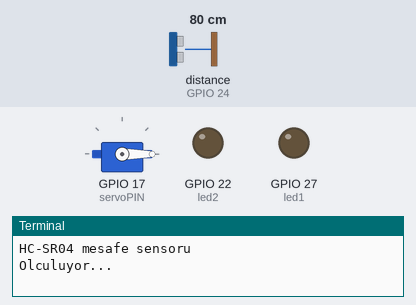
The program below on a simulated Raspberry Pi (BCM pin numbers). On the bench: servo, output pins drawn as LEDs (lit = HIGH), the last lines printed to the terminal. The test bench sets the inputs (shaded band); at power-on: distance to the obstacle (sensor on GPIO 24) 80 cm. The echo pulse lasts 58.3 µs per cm; servo angles are drawn from the pulse width (0.5 ms = 0°, 2.5 ms = 180°); the clock reads 2024-03-15 10:24:30 at power-on unless the program sets it; pins used as bus, display or sensor lines are not drawn.

Above: at 1.2 s.
1.3 s: distance to the obstacle (sensor on GPIO 24) set to 54 cm
5.5 s: distance to the obstacle (sensor on GPIO 24) set to 47 cm
At 7.2 s:
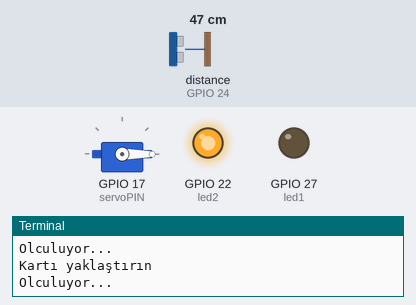
Timing chart, 0 to 8.7 s (numbered marks = the images above; inputs shaded):
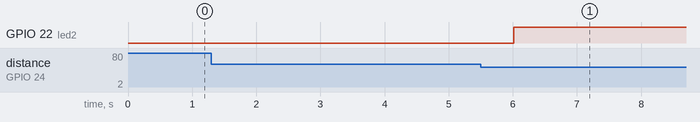

The program:

model4bRFID.py
```python
from signal import pause
from gpiozero import Servo
import time
import RPi.GPIO as GPIO
from mfrc522 import SimpleMFRC522


#led
led1 = 27
led2 = 22
GPIO.setmode(GPIO.BCM)
GPIO.setwarnings(False)
GPIO.setup(led1,GPIO.OUT)
GPIO.setup(led2,GPIO.OUT)

#servo
servoPIN = 17
GPIO.setmode(GPIO.BCM)
GPIO.setup(servoPIN, GPIO.OUT)

p = GPIO.PWM(servoPIN, 50) # GPIO 17 for PWM with 50Hz
p.start(2.5) # Initialization

#rfid
reader = SimpleMFRC522()

#mesafe
GPIO.setmode(GPIO.BCM)
GPIO.setwarnings(False)

TRIG = 23
ECHO = 24

print("HC-SR04 mesafe sensoru")

GPIO.setup(TRIG,GPIO.OUT)
GPIO.setup(ECHO,GPIO.IN)

while True:
    GPIO.output(TRIG, False)
    print("Olculuyor...")
    time.sleep(2)

    GPIO.output(TRIG, True)
    time.sleep(0.00001)
    GPIO.output(TRIG, False)

    while GPIO.input(ECHO)==0:
        pulse_start = time.time()

    while GPIO.input(ECHO)==1:
        pulse_end = time.time()

        pulse_duration = pulse_end - pulse_start

        distance = pulse_duration * 17150
        distance = round(distance, 2)
    if distance > 2 and distance < 50:
        GPIO.output(22,GPIO.HIGH)
        GPIO.output(27,GPIO.LOW)
        id, text = reader.read()
        if id==385755034353:

            print(id)
            print(text)
            GPIO.output(27,GPIO.HIGH)
            GPIO.output(22,GPIO.LOW)
            print("Kapı açıldı")
            p.ChangeDutyCycle(5)
            time.sleep(0.5)
            p.ChangeDutyCycle(7.5)
            time.sleep(0.5)
            p.ChangeDutyCycle(10)
            time.sleep(0.5)
            p.ChangeDutyCycle(12.5)
            time.sleep(0.5)
            p.ChangeDutyCycle(10)
            time.sleep(0.5)
            p.ChangeDutyCycle(7.5)
            time.sleep(0.5)
            p.ChangeDutyCycle(5)
            time.sleep(0.5)
            p.ChangeDutyCycle(2.5)
            time.sleep(0.5)
            print("Kapı kapandı")
            GPIO.output(27,GPIO.LOW)


        else:
            print("gecersiz")
            GPIO.output(22,GPIO.HIGH)
            GPIO.output(27,GPIO.LOW)
    else:
        print("Kartı yaklaştırın")
```

Measured:
- the behaviour switches between 50 and 49 cm on distance to the obstacle (sensor on GPIO 24) (found by bisection; images 0 and 1)
- after the input at 5.5 s, GPIO 22 (led2): LOW → HIGH after 0.52 s
